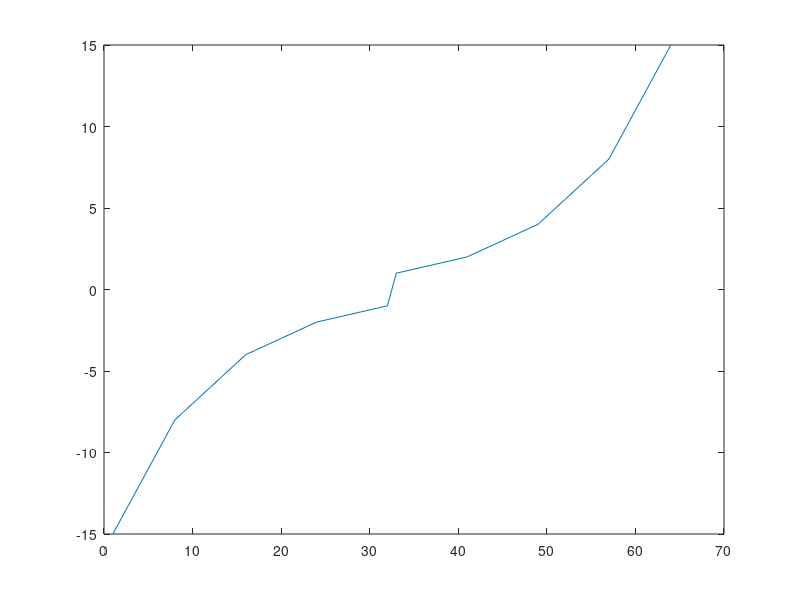

MATLAB code for this plot:
close all

exponentBits = 2
mantissaBits = 3

possibleExp = [];
for i = 0:2^exponentBits-1
    possibleExp = [possibleExp,2^i];
end

possibleExp = [-flip(possibleExp),possibleExp];

possibleMan = []
for i = 0:2^mantissaBits-1
    possibleMan = [possibleMan,2^(-mantissaBits)*i];
end

possibleValues = [];

for i = 1:2^(exponentBits+1)
    possibleValues = [possibleValues,(1.+possibleMan).*possibleExp(i)];
end

possibleValues = sort(possibleValues);
possibleValues = unique(possibleValues,'stable')

plot(possibleValues)
